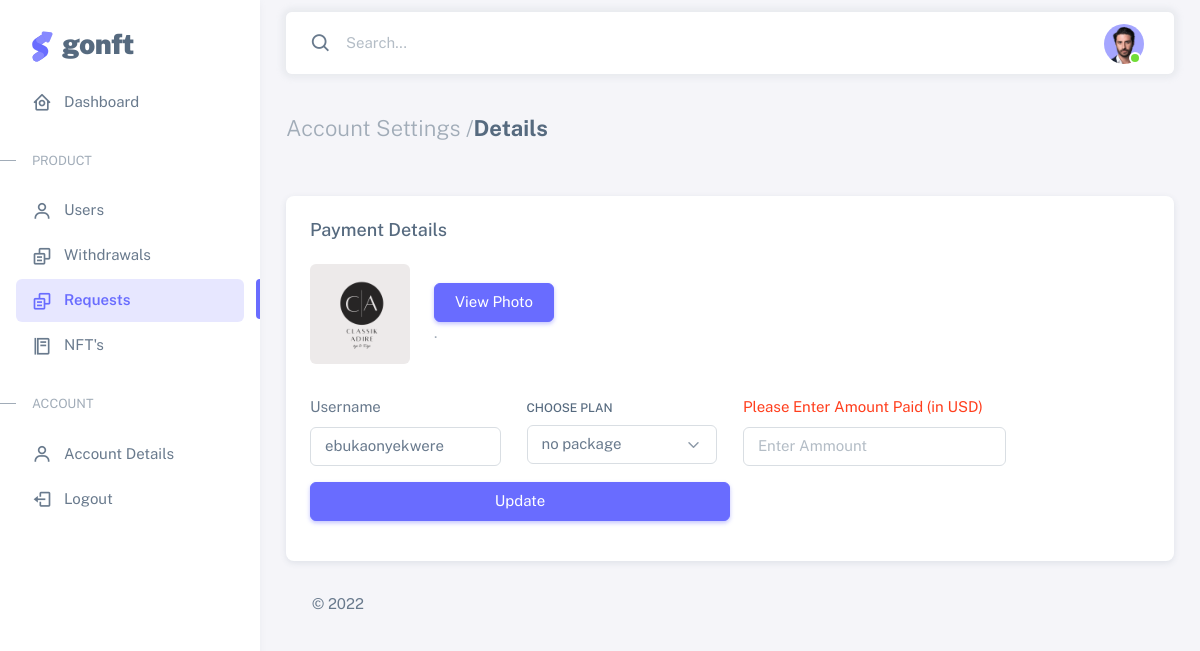
The page /dashboard/admin/details.php?id=56 on the database its author committed.
### tables this page shows
CREATE TABLE `requests` (
  `id` int(11) NOT NULL,
  `username` varchar(255) NOT NULL,
  `image` varchar(255) NOT NULL,
  `ammount` int(255) NOT NULL,
  `package` varchar(255) NOT NULL DEFAULT 'no package'
);

### dashboard/admin/details.php (the view, shortened to what this page needs)
<?php
$conn = mysqli_connect(DBHOST, DBUSER, DBPASS, DBNAME);
if (isset($_GET['id'])) {
    $id = urldecode($_GET['id']);
    $sql = "SELECT * FROM requests where id = '$id'";
    $query = mysqli_query($conn, $sql);
    if ($query) {
        while ($row = mysqli_fetch_assoc($query)) {
            $username = $row['username'];
            $image = $row['image'];
            $package = $row['package'];
        }
    }
}else{
    header ("Location: index.php");
}
?>
<!DOCTYPE html>
<html
  lang="en"
  class="light-style layout-menu-fixed"
  dir="ltr"
  data-theme="theme-default"
  data-assets-path="../assets/"
  data-template="vertical-menu-template-free"
>
  <head>
    <link rel="stylesheet" href="../assets/vendor/fonts/boxicons.css" />
    <link rel="stylesheet" href="../assets/vendor/css/core.css" class="template-customizer-core-css" />
    <link rel="stylesheet" href="../assets/vendor/css/theme-default.css" class="template-customizer-theme-css" />
    <link rel="stylesheet" href="../assets/css/demo.css" />
    <link rel="stylesheet" href="../assets/vendor/libs/perfect-scrollbar/perfect-scrollbar.css" />
  </head>
  <body>
    <div class="layout-wrapper layout-content-navbar">
      <div class="layout-container">
        <aside id="layout-menu" class="layout-menu menu-vertical menu bg-menu-theme">
            <div class="app-brand demo">
                <a href="index.php" class="app-brand-link">
                <span class="app-brand-logo demo">
                </span>
                <span class="app-brand-text demo menu-text fw-bolder ms-2">gonft</span>
                </a>
            </div>
            <ul class="menu-inner py-1">
                <li class="menu-item">
                <a href="index.php" class="menu-link">
                    <i class="menu-icon tf-icons bx bx-home-circle"></i>
                    <div data-i18n="Analytics">Dashboard</div>
                </a>
                </li>
                <li class="menu-header small text-uppercase">
                <span class="menu-header-text">PRODUCT</span>
                </li>
                <li class="menu-item ">
                    <a href="users.php" class="menu-link">
                        <i class="menu-icon tf-icons bx bx-user"></i>
                        <div data-i18n="Analytics">Users</div>
                    </a>
                </li>
                <li class="menu-item ">
                    <a href="withdrawals.php" class="menu-link">
                        <i class="menu-icon tf-icons bx bx-copy-alt"></i>
                        <div data-i18n="Analytics">Withdrawals</div>
                    </a>
                </li>
                <li class="menu-item active">
                    <a href="requests.php" class="menu-link">
                        <i class="menu-icon tf-icons bx bx-copy-alt"></i>
                        <div data-i18n="Analytics">Requests</div>
                    </a>
                </li>
                <li class="menu-item">
                    <a href="nft.php" class="menu-link">
                        <i class="menu-icon tf-icons bx bx-food-menu"></i>
                        <div data-i18n="Analytics">NFT's</div>
                    </a>
                </li>
                <li class="menu-header small text-uppercase"><span class="menu-header-text">ACCOUNT</span></li>
                <li class="menu-item">
                <a href="account.php" class="menu-link">
                    <i class="menu-icon tf-icons bx bx-user"></i>
                    <div data-i18n="Basic">Account Details</div>
                </a>
                </li>
                <li class="menu-item">
                    <a href="logout.php" class="menu-link">
                    <i class="menu-icon tf-icons bx bx-log-out"></i>
                    <div data-i18n="Basic">Logout</div>
                    </a>
                </li>
            </ul>
        </aside>
        <div class="layout-page">
          <nav
            class="layout-navbar container-xxl navbar navbar-expand-xl navbar-detached align-items-center bg-navbar-theme"
            id="layout-navbar"
          >
            <div class="navbar-nav-right d-flex align-items-center" id="navbar-collapse">
              <div class="navbar-nav align-items-center">
                <div class="nav-item d-flex align-items-center">
                  <i class="bx bx-search fs-4 lh-0"></i>
                  <input
                    type="text"
                    class="form-control border-0 shadow-none"
                    placeholder="Search..."
                    aria-label="Search..."
                  />
                </div>
              </div>
              <ul class="navbar-nav flex-row align-items-center ms-auto">
                <li class="nav-item navbar-dropdown dropdown-user dropdown">
                  <a class="nav-link dropdown-toggle hide-arrow" href="javascript:void(0);" data-bs-toggle="dropdown">
                    <div class="avatar avatar-online">
                      <img src="../assets/img/avatars/1.png" alt class="w-px-40 h-auto rounded-circle" />
                    </div>
                  </a>
                </li>
              </ul>
            </div>
          </nav>
          <div class="content-wrapper">
            <div class="container-xxl flex-grow-1 container-p-y">
              <h4 class="fw-bold py-3 mb-4"><span class="text-muted fw-light">Account Settings /</span>Details</h4>
              <div class="row">
                <div class="col-md-12">
                  <div class="card mb-4">
                    <h5 class="card-header">Payment Details</h5>
                    <div class="card-body">
                        <div class="d-flex align-items-start align-items-sm-center gap-4">
                                <img
                                src="../<?php echo $image ?>"
                                alt="user-avatar"
                                class="d-block rounded"
                                height="100"
                                width="100"
                                data-bs-toggle="modal"
                                data-bs-target="#basicModal"
                                />
                                <div class="button-wrapper">
                                <button
                                    class="btn btn-primary"
                                    data-bs-toggle="modal"
                                    data-bs-target="#basicModal"
                                    >
                                    View Photo
                                </button>
                                    <p class="text-muted mb-0">.</p>
                                </div>
                        </div>
                        <div class="row pt-2 mt-4 ">
                            <form id="formAuthentication" role="form" action="details.php" method="post" enctype="multipart/form-data">
                                <div class="row">
                                    <div class="col-3 ">
                                        <div class="mb-3">
                                                <label for="" class="mb-2">Username</label>
                                                <input
                                                    type="text"
                                                    class="form-control"
                                                    id="defaultFormControlInput"
                                                    placeholder="John Doe"
                                                    aria-describedby="defaultFormControlHelp"
                                                    name="username"
                                                    value="<?php echo $username ?>"
                                                />
                                        </div>
                                    </div>
                                    <div class="col-3 ">
                                    <div class="mb-3">
                                        <label for="exampleFormControlSelect1" class="form-label">Choose Plan</label>
                                        <select class="form-select" name="package" id="exampleFormControlSelect1" aria-label="Default select example">
                                            <option value="">
                                                <?php echo $package ?>
                                            </option>
                                        </select>
                                    </div>
                                    </div>
                                    <div class="col-4 ">
                                        <div class="mb-3">
                                                <label for="" class="mb-2 text-danger">Please Enter Amount Paid (in USD)</label>
                                                <input
                                                    type="text"
                                                    class="form-control"
                                                    id="defaultFormControlInput"
                                                    placeholder="Enter Ammount"
                                                    aria-describedby="defaultFormControlHelp"
                                                    name="ammount"
                                                />
                                        </div>
                                    </div>
                                </div>
                                <div class="mb-3 col-6">
                                    <input href="" class="btn btn-primary d-grid w-100" type="submit" name="submit" value="Update"/>
                                </div>
                            </form>
                        </div>
                      </div>
                    </div>
            </div>
            <footer class="content-footer footer bg-footer-theme">
              <div class="container-xxl d-flex flex-wrap justify-content-between py-2 flex-md-row flex-column">
                <div class="mb-2 mb-md-0">
                  ©
                </div>
              </div>
            </footer>
          </div>
        </div>
      </div>
    </div>
  </body>
</html>

### dashboard/assets/css/demo.css (style rules this page uses)
.menu .app-brand.demo { height: 64px; margin-top: 12px; }
.app-brand-logo.demo svg { width: 22px; height: 38px; }
.app-brand-text.demo { font-size: 1.75rem; letter-spacing: -0.5px; text-transform: lowercase; }

### rows shown on the page
requests: image (picture), username "ebukaonyekwere", package "no package"
